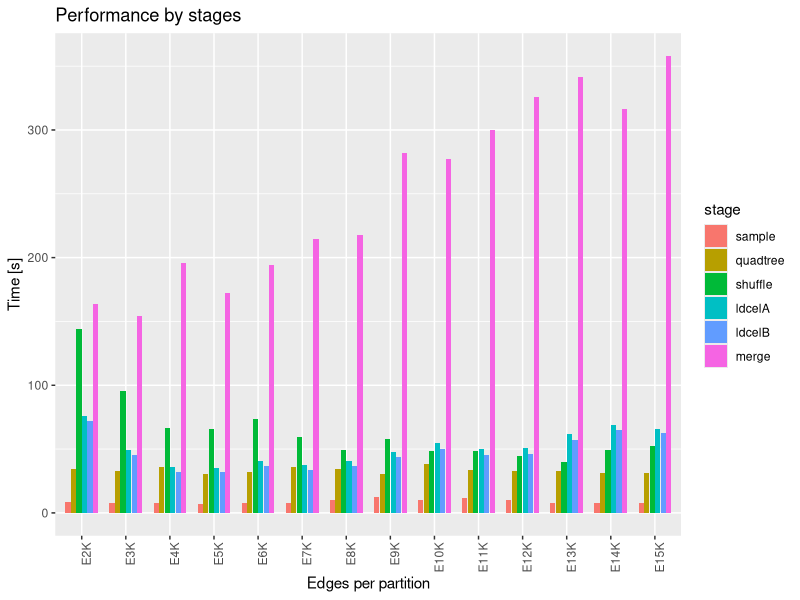
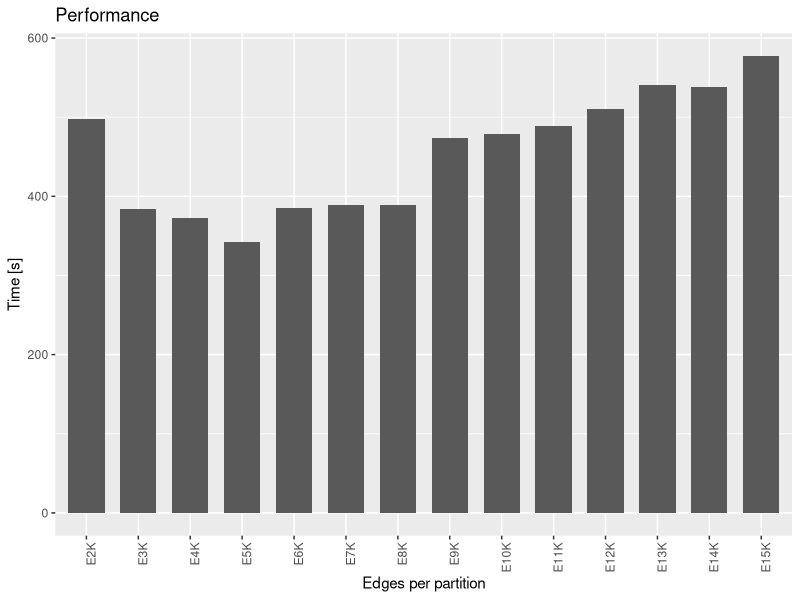
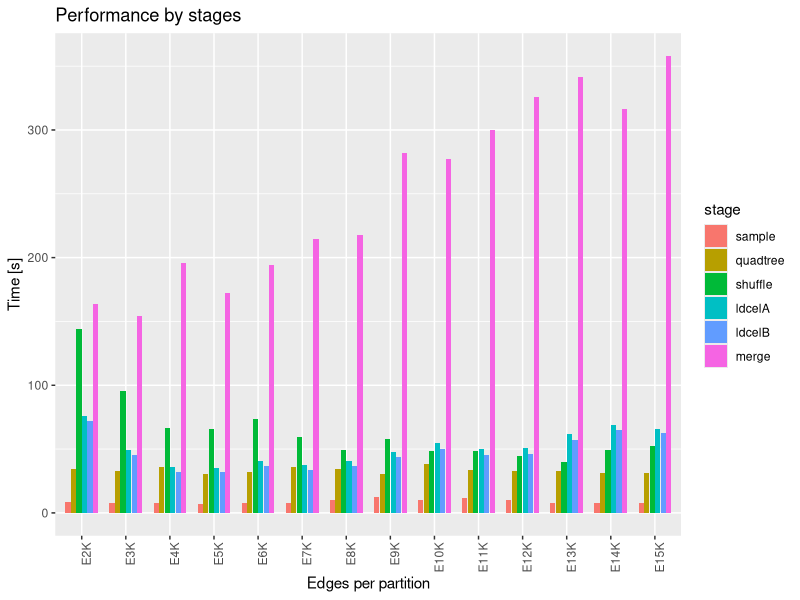
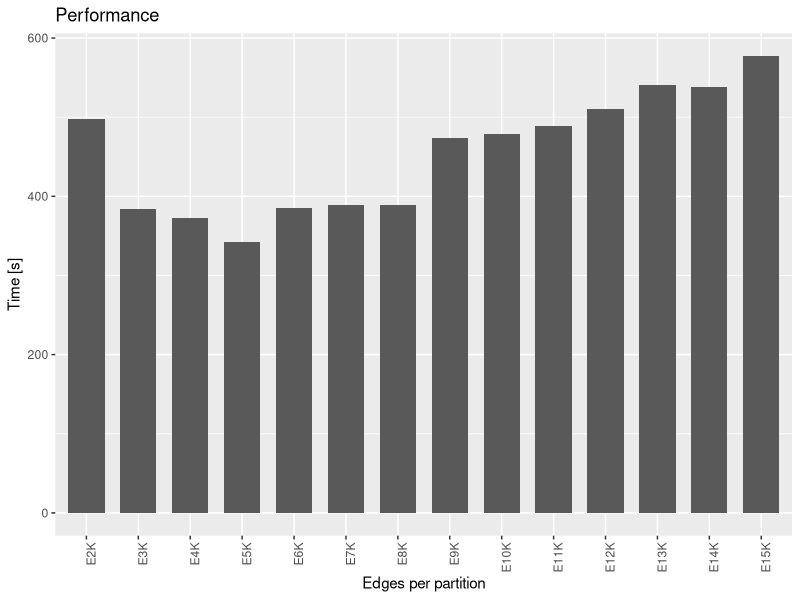

The R source for these figures, in order:
library(tidyverse)

partitioning = read_tsv("partitioning.tsv")
ldcels = read_tsv("ldcels.tsv")
merge = read_tsv("merge.tsv")

data = bind_rows(partitioning, ldcels, merge) %>%
  mutate(
    tag = fct_relevel(tag, paste0("E", 2:15, "K")),
    stage = fct_relevel(stage, c("sample","quadtree","shuffle","ldcelA","ldcelB","merge"))
  )

p = ggplot(data = data, aes(x = tag, y = time, fill = stage)) +
  geom_bar(stat="identity", position=position_dodge(width = 0.75), width = 0.7) + 
  theme(axis.text.x = element_text(angle = 90, hjust = 1)) +
  labs(x="Edges per partition", y="Time [s]", title=paste0("Performance by stages"))
plot(p)

ggsave(paste0("total_by_stages.pdf"), width = 8, height = 5)

total = data %>% group_by(tag) %>% summarise(time = sum(time))

g = ggplot(data = total, aes(x = tag, y = time)) +
  geom_bar(stat="identity", position=position_dodge(width = 0.75), width = 0.7) + 
  theme(axis.text.x = element_text(angle = 90, hjust = 1)) +
  labs(x="Edges per partition", y="Time [s]", title=paste0("Performance"))
plot(g)

ggsave(paste0("total.pdf"), width = 8, height = 5)